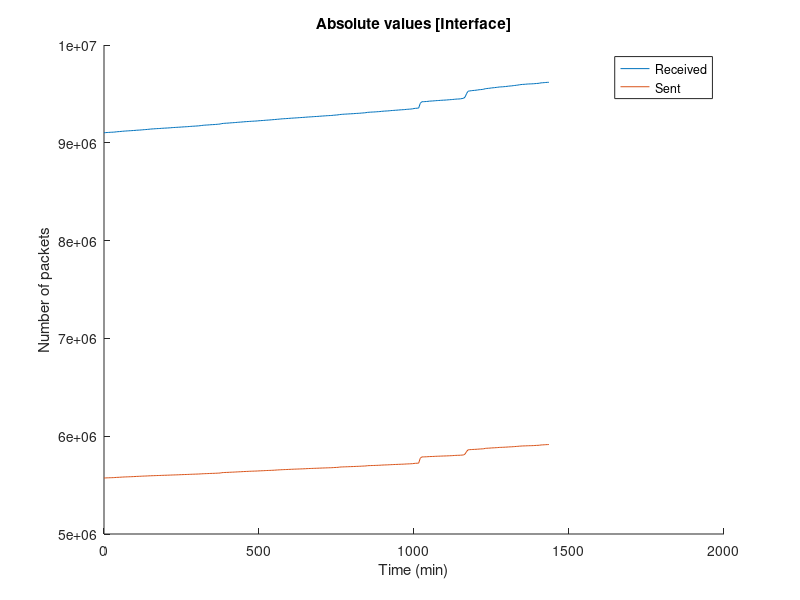
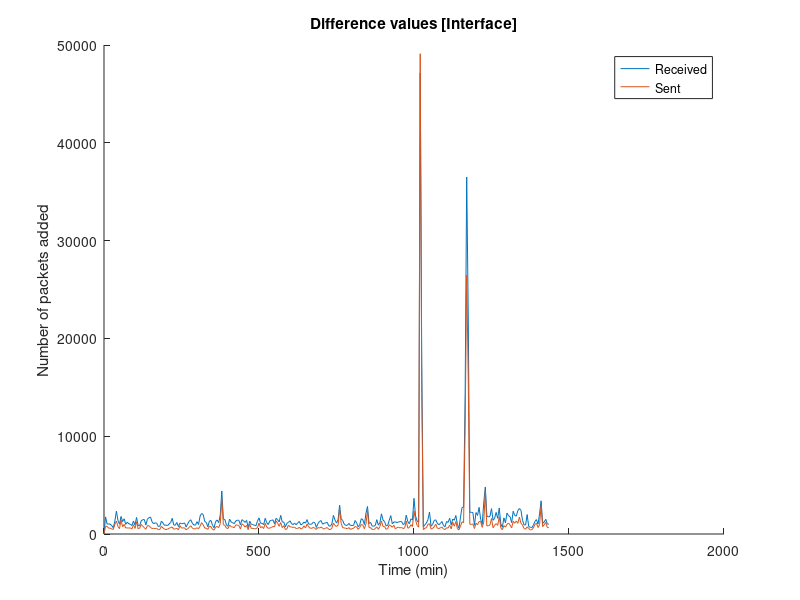
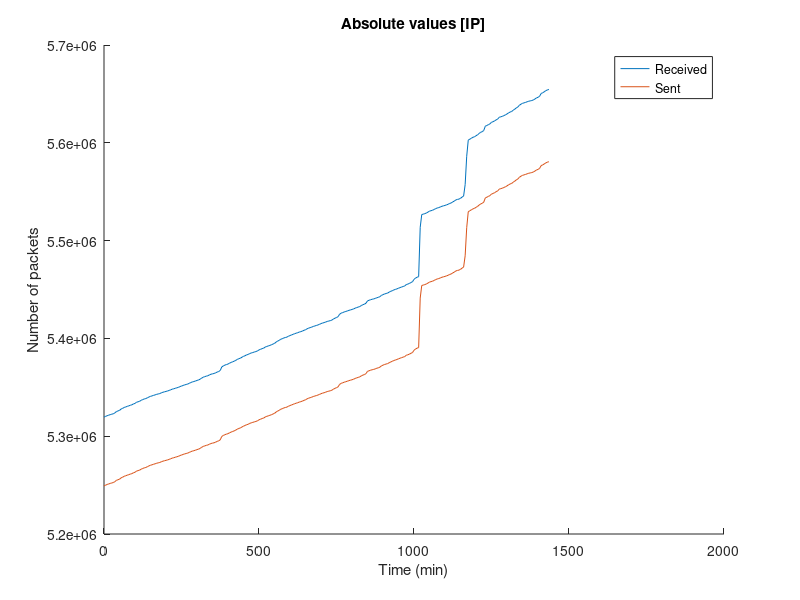
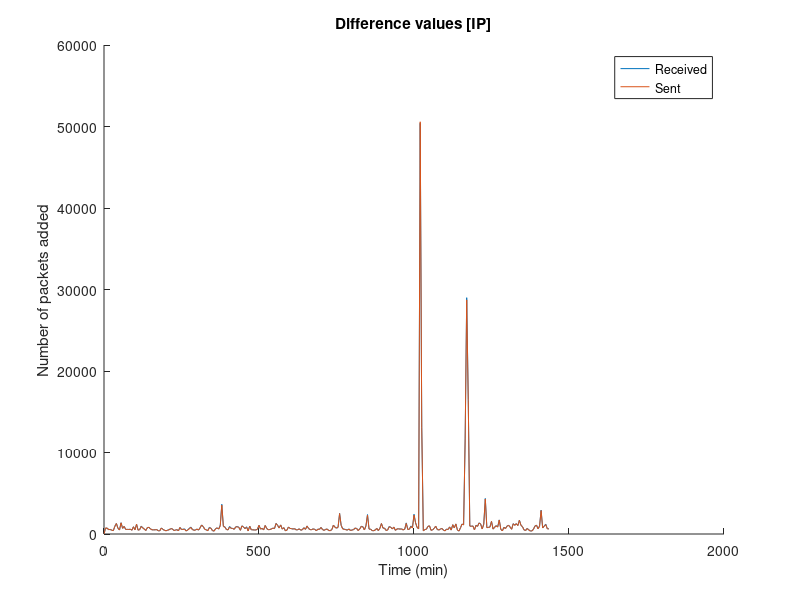

These charts were generated, in order, by the following MATLAB code:
data = load('data_packets.dat');
begin_hour = 16;

time = data(:,1);

received_if = data(:,2);
sent_if = data(:,3);
diff_received_if = data(:,4); 
diff_sent_if = data(:,5);

received_ip = data(:,6);
sent_ip = data(:,7);
diff_received_ip = data(:,8); 
diff_sent_ip = data(:,9);


figure
hold on
plot(time, received_if)
plot(time, sent_if)
title('Absolute values [Interface]');
xlabel('Time (min)');
ylabel('Number of packets');
legend('Received', 'Sent');
hold off

figure
hold on
plot(time, diff_received_if)
plot(time, diff_sent_if)
title('Difference values [Interface]');
xlabel('Time (min)');
ylabel('Number of packets added');
legend('Received', 'Sent');
hold off

figure
hold on
plot(time, received_ip)
plot(time, sent_ip)
title('Absolute values [IP]');
xlabel('Time (min)');
ylabel('Number of packets');
legend('Received', 'Sent');
hold off

figure
hold on
plot(time, diff_received_ip)
plot(time, diff_sent_ip)
title('Difference values [IP]');
xlabel('Time (min)');
ylabel('Number of packets added');
legend('Received', 'Sent');
hold off

[max_diff_received_if, t1] = max(diff_received_if);
time(t1)
[max_diff_sent_if, t2] = max(diff_sent_if);
time(t2)
[max_diff_received_ip, t3] = max(diff_received_ip);
time(t3)
[max_diff_sent_ip, t4] = max(diff_sent_ip);
time(t4)

hour_peak = mod(begin_hour+time(t1)/60, 24)
fprintf('A peak was reached around %dh50\n', hour_peak)

